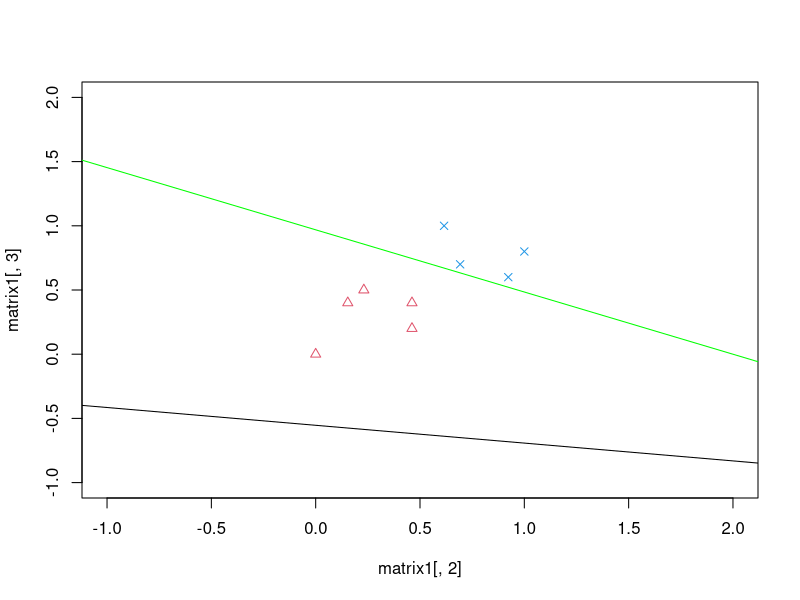

The R script that drew this image:
set.seed(88)

library(magrittr)
library(scales)

# We have data from two classes. The first class has five samples {(-1,-1), (2,0), (2,1), (0,1), (0.5, 1.5)}.
# The second class has four samples {(3.5,2.5), (3,4), (5,2), (5.5,3)}.
matrix1 <- t(matrix(c(-1,-1,1,
                       2,0,1,
                       2,1,1,
                       0,1,1,
                       0.5,1.5,1,
                       3.5,2.5,2,
                       3,4,2,
                       5,2,2,
                       5.5,3,2),
                    nrow=3))

matrix1[,1] <- matrix1[,1] %>% scale(center=TRUE) %>% rescale(to=c(0,1))
matrix1[,2] <- matrix1[,2] %>% scale(center=TRUE) %>% rescale(to=c(0,1))
matrix1[,3] <- matrix1[,3] %>% rescale(to=c(-1,1))

matrix1 <- cbind(rep(1,nrow(matrix1)),matrix1)

w <- as.matrix(runif(n=3,min=0,max=1))
w_init <- w

plot(x=matrix1[,2],y=matrix1[,3],pch=3 + matrix1[,4],col=3 + matrix1[,4],xlim=c(-1,2),ylim=c(-1,2))
abline(b=(-(w[1]/w[3])/(w[1]/w[2])),a=-w[1]/w[3],col="black")


roundAwayFromZero <- function(x){
  if(x >= 0){
    return(1)
  }else{
    return(-1)
  }
}

loopCounter = 0

repeat{
  classifications <- sapply(t(w) %*% t(matrix1[,1:3]),roundAwayFromZero)
  errs <- sum(abs(classifications - matrix1[,4]))
  if(errs == 0){
    break
  }
  for(i in 1:nrow(matrix1)){
    pred <- t(w) %*% matrix1[i,1:3] %>% roundAwayFromZero()
    if(pred != matrix1[i,4]){
      if(pred == -1){
        w <- w + matrix1[i,1:3]
      }else{
        w <- w - matrix1[i,1:3]
      }
    }
  }
  loopCounter = loopCounter + 1
}

abline(b=(-(w[1]/w[3])/(w[1]/w[2])),a=-w[1]/w[3],col="green")

print(paste("initial weights: ",w_init,sep=""))
print(paste("final weights: ",w,sep=""))
print(paste("iterations: ",loopCounter,sep=""))


